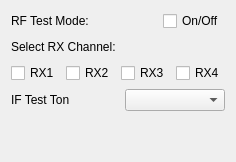
        <widget class="QWidget" name="tab_7">
         <attribute name="title">
          <string>Test</string>
         </attribute>
         <layout class="QGridLayout" name="gridLayout_35">
          <item row="1" column="0">
           <layout class="QHBoxLayout" name="horizontalLayout_21">
            <item>
             <spacer name="verticalSpacer">
              <property name="orientation">
               <enum>Qt::Vertical</enum>
              </property>
              <property name="sizeHint" stdset="0">
               <size>
                <width>20</width>
                <height>40</height>
               </size>
              </property>
             </spacer>
            </item>
           </layout>
          </item>
          <item row="0" column="0">
           <layout class="QGridLayout" name="gridLayout_34">
            <item row="2" column="0">
             <layout class="QHBoxLayout" name="horizontalLayout_19">
              <item>
               <widget class="QCheckBox" name="check_box_rf_test_en_rx1">
                <property name="text">
                 <string>RX1</string>
                </property>
               </widget>
              </item>
              <item>
               <widget class="QCheckBox" name="check_box_rf_test_en_rx2">
                <property name="text">
                 <string>RX2</string>
                </property>
               </widget>
              </item>
              <item>
               <widget class="QCheckBox" name="check_box_rf_test_en_rx3">
                <property name="text">
                 <string>RX3</string>
                </property>
               </widget>
              </item>
              <item>
               <widget class="QCheckBox" name="check_box_rf_test_en_rx4">
                <property name="text">
                 <string>RX4</string>
                </property>
               </widget>
              </item>
             </layout>
            </item>
            <item row="3" column="0">
             <layout class="QHBoxLayout" name="horizontalLayout_25">
              <item>
               <widget class="QLabel" name="label_61">
                <property name="sizePolicy">
                 <sizepolicy hsizetype="Fixed" vsizetype="Fixed">
                  <horstretch>0</horstretch>
                  <verstretch>0</verstretch>
                 </sizepolicy>
                </property>
                <property name="maximumSize">
                 <size>
                  <width>250</width>
                  <height>30</height>
                 </size>
                </property>
                <property name="text">
                 <string>IF Test Ton</string>
                </property>
               </widget>
              </item>
              <item>
               <spacer name="horizontalSpacer_9">
                <property name="orientation">
                 <enum>Qt::Horizontal</enum>
                </property>
                <property name="sizeHint" stdset="0">
                 <size>
                  <width>40</width>
                  <height>20</height>
                 </size>
                </property>
               </spacer>
              </item>
              <item>
               <widget class="QComboBox" name="combo_box_if_test_ton">
                <property name="minimumSize">
                 <size>
                  <width>100</width>
                  <height>0</height>
                 </size>
                </property>
                <property name="maximumSize">
                 <size>
                  <width>90</width>
                  <height>30</height>
                 </size>
                </property>
               </widget>
              </item>
             </layout>
            </item>
            <item row="0" column="0">
             <layout class="QHBoxLayout" name="horizontalLayout_20">
              <item>
               <widget class="QLabel" name="label_43">
                <property name="sizePolicy">
                 <sizepolicy hsizetype="Fixed" vsizetype="Fixed">
                  <horstretch>0</horstretch>
                  <verstretch>0</verstretch>
                 </sizepolicy>
                </property>
                <property name="maximumSize">
                 <size>
                  <width>250</width>
                  <height>30</height>
                 </size>
                </property>
                <property name="text">
                 <string>RF Test Mode:</string>
                </property>
               </widget>
              </item>
              <item>
               <spacer name="horizontalSpacer_8">
                <property name="orientation">
                 <enum>Qt::Horizontal</enum>
                </property>
                <property name="sizeHint" stdset="0">
                 <size>
                  <width>40</width>
                  <height>20</height>
                 </size>
                </property>
               </spacer>
              </item>
              <item>
               <widget class="QCheckBox" name="check_box_rf_test_en">
                <property name="text">
                 <string>On/Off</string>
                </property>
               </widget>
              </item>
             </layout>
            </item>
            <item row="1" column="0">
             <layout class="QHBoxLayout" name="horizontalLayout_26">
              <item>
               <widget class="QLabel" name="label_60">
                <property name="sizePolicy">
                 <sizepolicy hsizetype="Fixed" vsizetype="Fixed">
                  <horstretch>0</horstretch>
                  <verstretch>0</verstretch>
                 </sizepolicy>
                </property>
                <property name="maximumSize">
                 <size>
                  <width>250</width>
                  <height>30</height>
                 </size>
                </property>
                <property name="text">
                 <string>Select RX Channel:</string>
                </property>
               </widget>
              </item>
              <item>
               <spacer name="horizontalSpacer_10">
                <property name="orientation">
                 <enum>Qt::Horizontal</enum>
                </property>
                <property name="sizeHint" stdset="0">
                 <size>
                  <width>40</width>
                  <height>20</height>
                 </size>
                </property>
               </spacer>
              </item>
             </layout>
            </item>
           </layout>
          </item>
         </layout>
        </widget>
